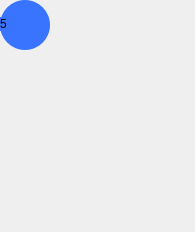
<?xml version="1.0" encoding="UTF-8"?>
<ui version="4.0">
 <class>tokenWidget</class>
 <widget class="QWidget" name="tokenWidget">
  <property name="geometry">
   <rect>
    <x>0</x>
    <y>0</y>
    <width>195</width>
    <height>232</height>
   </rect>
  </property>
  <property name="sizePolicy">
   <sizepolicy hsizetype="Fixed" vsizetype="Fixed">
    <horstretch>0</horstretch>
    <verstretch>0</verstretch>
   </sizepolicy>
  </property>
  <property name="windowTitle">
   <string>Form</string>
  </property>
  <widget class="QWidget" name="tokenCircle" native="true">
   <property name="enabled">
    <bool>true</bool>
   </property>
   <property name="geometry">
    <rect>
     <x>0</x>
     <y>0</y>
     <width>50</width>
     <height>50</height>
    </rect>
   </property>
   <property name="sizePolicy">
    <sizepolicy hsizetype="Fixed" vsizetype="Fixed">
     <horstretch>0</horstretch>
     <verstretch>0</verstretch>
    </sizepolicy>
   </property>
   <property name="minimumSize">
    <size>
     <width>50</width>
     <height>50</height>
    </size>
   </property>
   <property name="styleSheet">
    <string notr="true">background-color: rgb(56, 116, 255);
border-radius: 25px;</string>
   </property>
   <widget class="QLabel" name="tokenNumber">
    <property name="geometry">
     <rect>
      <x>0</x>
      <y>17</y>
      <width>47</width>
      <height>14</height>
     </rect>
    </property>
    <property name="text">
     <string>5</string>
    </property>
   </widget>
  </widget>
 </widget>
 <resources/>
 <connections/>
</ui>
